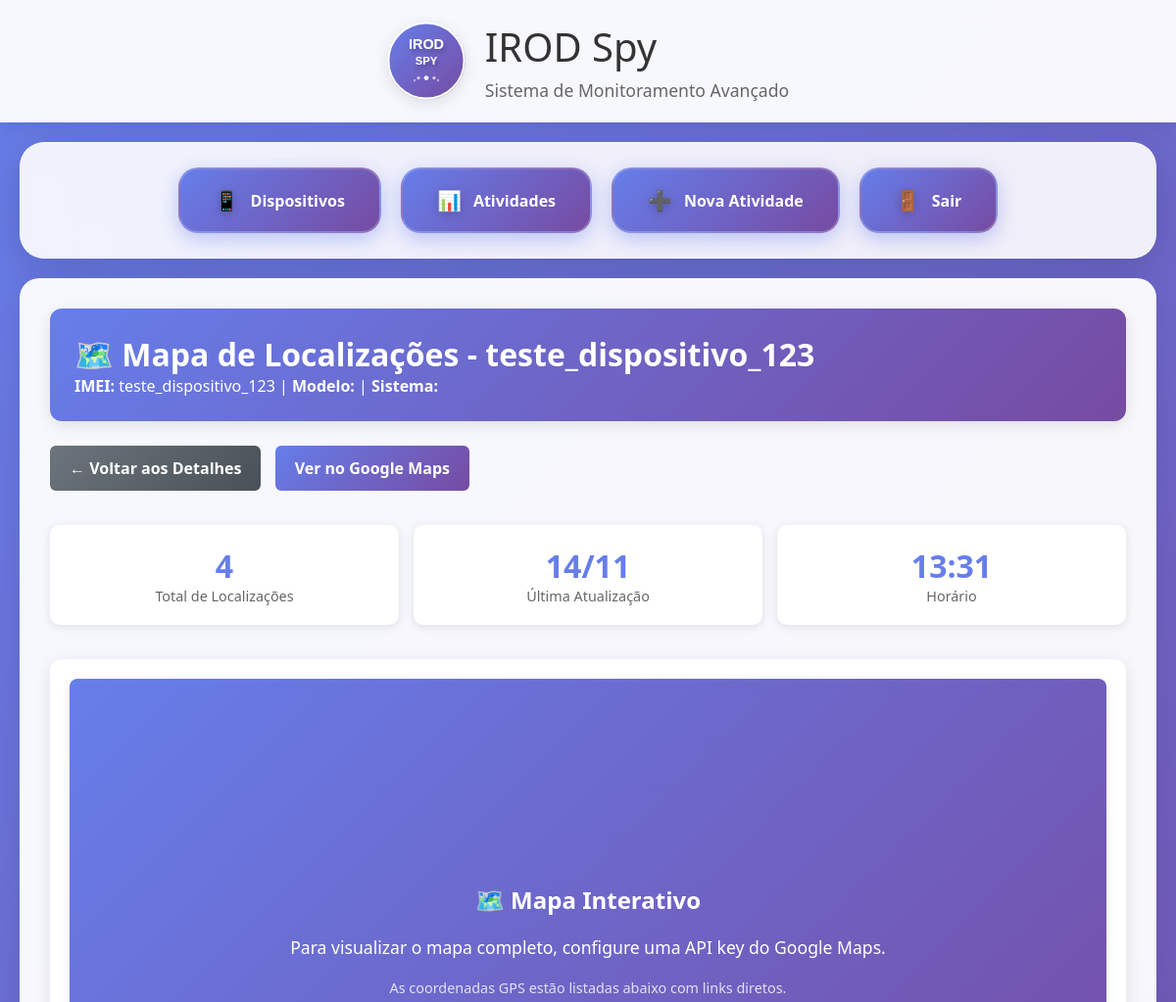
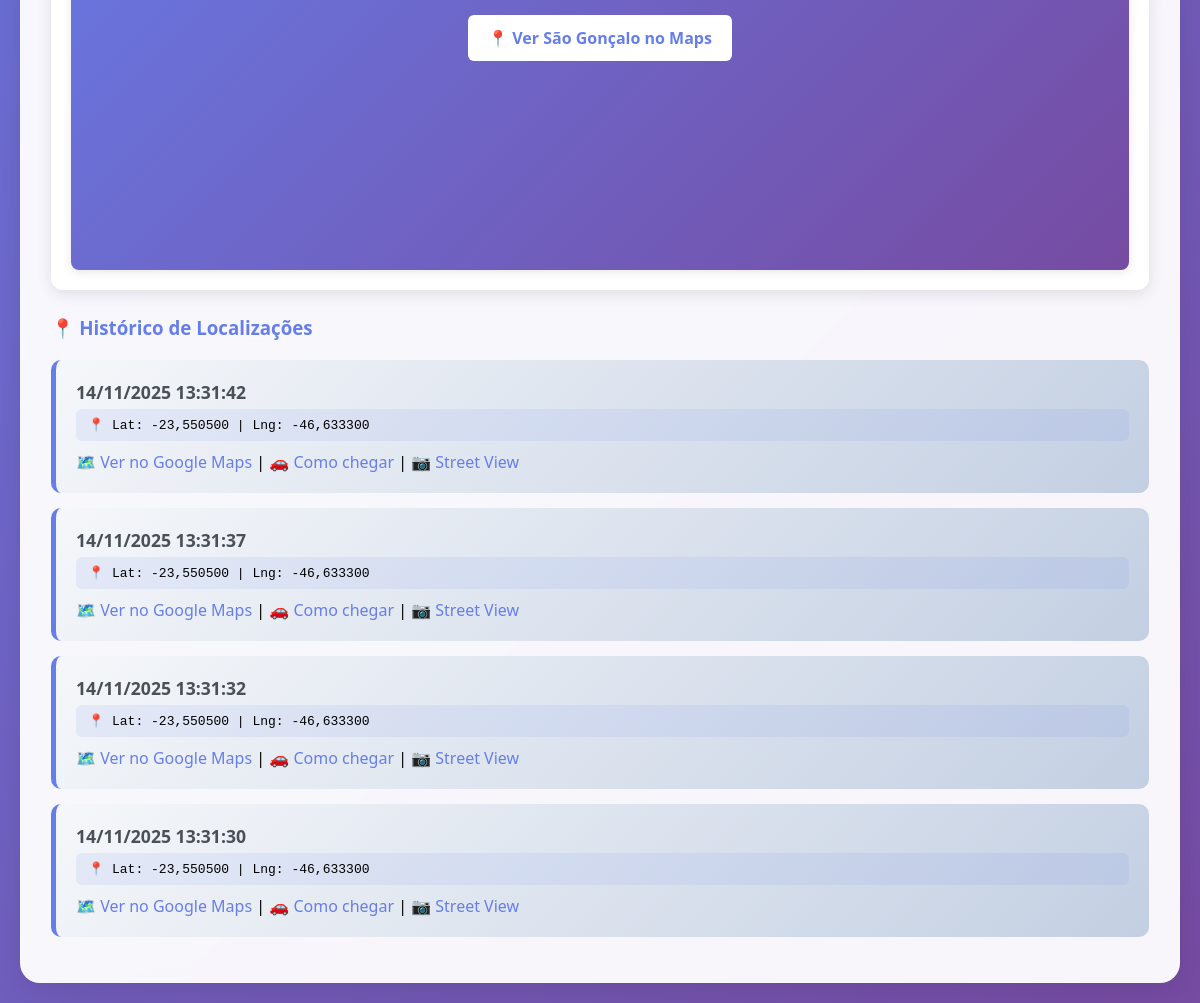
The app's page /dispositivo/teste_dispositivo_123/mapa/ (signed in) with its own data (2 pictures, top to bottom).
### monitoramento/models.py (models this page shows, shortened)
class Dispositivo(models.Model):
	imei = models.CharField(max_length=20, unique=True)
	ip = models.GenericIPAddressField()
	gateway = models.GenericIPAddressField(blank=True, null=True)
	mascara_rede = models.CharField(max_length=20, blank=True)
	nome = models.CharField(max_length=100, blank=True)
	usuario = models.CharField(max_length=100, blank=True)
	modelo = models.CharField(max_length=100, blank=True)
	departamento = models.CharField(max_length=100, blank=True)
	sistema_operacional = models.CharField(max_length=50, blank=True)
	status = models.CharField(max_length=20, choices=[('ativo', 'Ativo'), ('inativo', 'Inativo')], default='ativo')
	data_aquisicao = models.DateField(null=True, blank=True)
	criado_em = models.DateTimeField(auto_now_add=True)
	ultima_conexao = models.DateTimeField(auto_now=True)
	bateria_nivel = models.IntegerField(null=True, blank=True, help_text='Nível da bateria em porcentagem')
	bateria_carregando = models.BooleanField(default=False, help_text='Se a bateria está carregando')
	bateria_temperatura = models.FloatField(null=True, blank=True, help_text='Temperatura da bateria em Celsius')
	armazenamento_total = models.BigIntegerField(null=True, blank=True, help_text='Armazenamento total em bytes')
	armazenamento_usado = models.BigIntegerField(null=True, blank=True, help_text='Armazenamento usado em bytes')
	armazenamento_livre = models.BigIntegerField(null=True, blank=True, help_text='Armazenamento livre em bytes')
	class Meta:
		indexes = [
			models.Index(fields=['imei']),
			models.Index(fields=['ip']),
			models.Index(fields=['status']),
			models.Index(fields=['ultima_conexao']),
			models.Index(fields=['usuario']),
			models.Index(fields=['departamento']),
		]

class Localizacao(models.Model):
	dispositivo = models.ForeignKey(Dispositivo, on_delete=models.CASCADE, related_name='localizacoes')
	latitude = models.FloatField()
	longitude = models.FloatField()
	data_hora = models.DateTimeField(auto_now_add=True)

### monitoramento/views.py (the view)
# urls.py: path('dispositivo/<str:imei>/mapa/', views.mapa_localizacoes, name='mapa_localizacoes'),
@login_required
def mapa_localizacoes(request, imei):
	dispositivo = get_object_or_404(Dispositivo, imei=imei)
	localizacoes = dispositivo.localizacoes.order_by('-data_hora')
	return render(request, 'monitoramento/mapa_localizacoes.html', {
		'dispositivo': dispositivo,
		'localizacoes': localizacoes
	})

### monitoramento/templates/monitoramento/mapa_localizacoes.html (shortened to what this page needs)
{% extends 'base.html' %}
{% block content %}
<div class="map-header">
    <h1>🗺️ Mapa de Localizações - {{ dispositivo.nome|default:dispositivo.imei }}</h1>
    <p><strong>IMEI:</strong> {{ dispositivo.imei }} | <strong>Modelo:</strong> {{ dispositivo.modelo }} | <strong>Sistema:</strong> {{ dispositivo.sistema_operacional }}</p>
</div>
<div style="margin-bottom: 25px;">
    <a href="{% url 'detalhes_dispositivo' dispositivo.imei %}" class="btn btn-secondary">← Voltar aos Detalhes</a>
    <a href="https://maps.google.com/maps?q={{ localizacoes.0.latitude|default:'-22.9068' }},{{ localizacoes.0.longitude|default:'-43.1729' }}&z=12" target="_blank" class="btn btn-primary">Ver no Google Maps</a>
</div>
<div style="display: grid; grid-template-columns: repeat(auto-fit, minmax(200px, 1fr)); gap: 15px; margin-bottom: 25px;">
    <div class="stats-card">
        <div class="stats-number">{{ localizacoes.count }}</div>
        <div class="stats-label">Total de Localizações</div>
    </div>
    <div class="stats-card">
        <div class="stats-number">{% if localizacoes %}{{ localizacoes.0.data_hora|date:"d/m" }}{% else %}--{% endif %}</div>
        <div class="stats-label">Última Atualização</div>
    </div>
    <div class="stats-card">
        <div class="stats-number">{% if localizacoes %}{{ localizacoes.0.data_hora|date:"H:i" }}{% else %}--{% endif %}</div>
        <div class="stats-label">Horário</div>
    </div>
</div>
<div class="map-container">
    <div id="map"></div>
</div>
<div class="location-list">
    <h3 style="color: #667eea; margin-bottom: 20px;">📍 Histórico de Localizações</h3>
    {% for loc in localizacoes %}
    <div class="location-item">
        <div class="location-time">{{ loc.data_hora|date:"d/m/Y H:i:s" }}</div>
        <div class="location-coords">
            📍 Lat: {{ loc.latitude|floatformat:6 }} | Lng: {{ loc.longitude|floatformat:6 }}
        </div>
        <div class="location-actions">
            <a href="https://maps.google.com/?q={{ loc.latitude }},{{ loc.longitude }}" target="_blank">🗺️ Ver no Google Maps</a> |
            <a href="https://www.google.com/maps/dir//{{ loc.latitude }},{{ loc.longitude }}" target="_blank">🚗 Como chegar</a> |
            <a href="https://www.google.com/maps/@{{ loc.latitude }},{{ loc.longitude }},18z" target="_blank">📷 Street View</a>
        </div>
    </div>
    {% empty %}
    <div class="stats-card">
        <div style="font-size: 1.2em; color: #666;">Nenhuma localização registrada para este dispositivo.</div>
        <div style="margin-top: 10px; color: #999;">As localizações aparecerão aqui quando o dispositivo enviar dados GPS.</div>
    </div>
    {% endfor %}
</div>
{% endblock %}

### monitoramento/templates/base.html (style rules this page uses)
* { margin: 0; padding: 0; box-sizing: border-box; }
body { font-family: 'Segoe UI', Tahoma, Geneva, Verdana, sans-serif; background: linear-gradient(135deg, #667eea 0%, #764ba2 100%); min-height: 100vh; background-attachment: fixed; }

### monitoramento/templates/monitoramento/mapa_localizacoes.html (style rules this page uses)
.map-header { background: linear-gradient(135deg, #667eea 0%, #764ba2 100%); color: white; padding: 25px; border-radius: 12px; margin-bottom: 25px; box-shadow: 0 4px 15px rgba(0,0,0,0.1); }
.map-container { background: white; border-radius: 12px; padding: 20px; box-shadow: 0 4px 15px rgba(0,0,0,0.1); margin-bottom: 25px; }
#map { height: 600px; width: 100%; border-radius: 8px; box-shadow: 0 2px 10px rgba(0,0,0,0.1); }
.location-list { margin-top: 25px; }
.location-item { background: linear-gradient(135deg, #f5f7fa 0%, #c3cfe2 100%); padding: 20px; margin: 15px 0; border-radius: 10px; border-left: 5px solid #667eea; transition: transform 0.2s ease, box-shadow 0.2s ease; }
.btn { padding: 12px 20px; border-radius: 6px; text-decoration: none; font-weight: bold; margin-right: 10px; display: inline-block; transition: all 0.3s ease; }
.btn-secondary { background: linear-gradient(135deg, #6c757d 0%, #495057 100%); color: white; border: none; }
.btn-primary { background: linear-gradient(135deg, #667eea 0%, #764ba2 100%); color: white; border: none; }
.stats-card { background: white; border-radius: 10px; padding: 20px; margin: 10px 0; box-shadow: 0 2px 10px rgba(0,0,0,0.1); text-align: center; }
.stats-number { font-size: 2em; font-weight: bold; color: #667eea; }
.stats-label { color: #666; font-size: 0.9em; }
.location-coords { background: rgba(102, 126, 234, 0.1); padding: 8px 12px; border-radius: 6px; font-family: monospace; margin: 5px 0; }
.location-time { color: #495057; font-weight: bold; font-size: 1.1em; }
.location-actions { margin-top: 10px; }
.location-actions a { color: #667eea; text-decoration: none; font-weight: 500; }

### records on screen
Dispositivo: nome "teste_dispositivo_123", imei "teste_dispositivo_123"
Localizacao: data_hora "14/11", data_hora "13:31", data_hora "14/11/2025 13:31:42", latitude "-23,550500", longitude "-46,633300"
Localizacao: data_hora "14/11/2025 13:31:37", latitude "-23,550500", longitude "-46,633300"
Localizacao: data_hora "14/11/2025 13:31:32", latitude "-23,550500", longitude "-46,633300"
Localizacao: data_hora "14/11/2025 13:31:30", latitude "-23,550500", longitude "-46,633300"

### other values on screen
{{ localizacoes.count }} "4"
